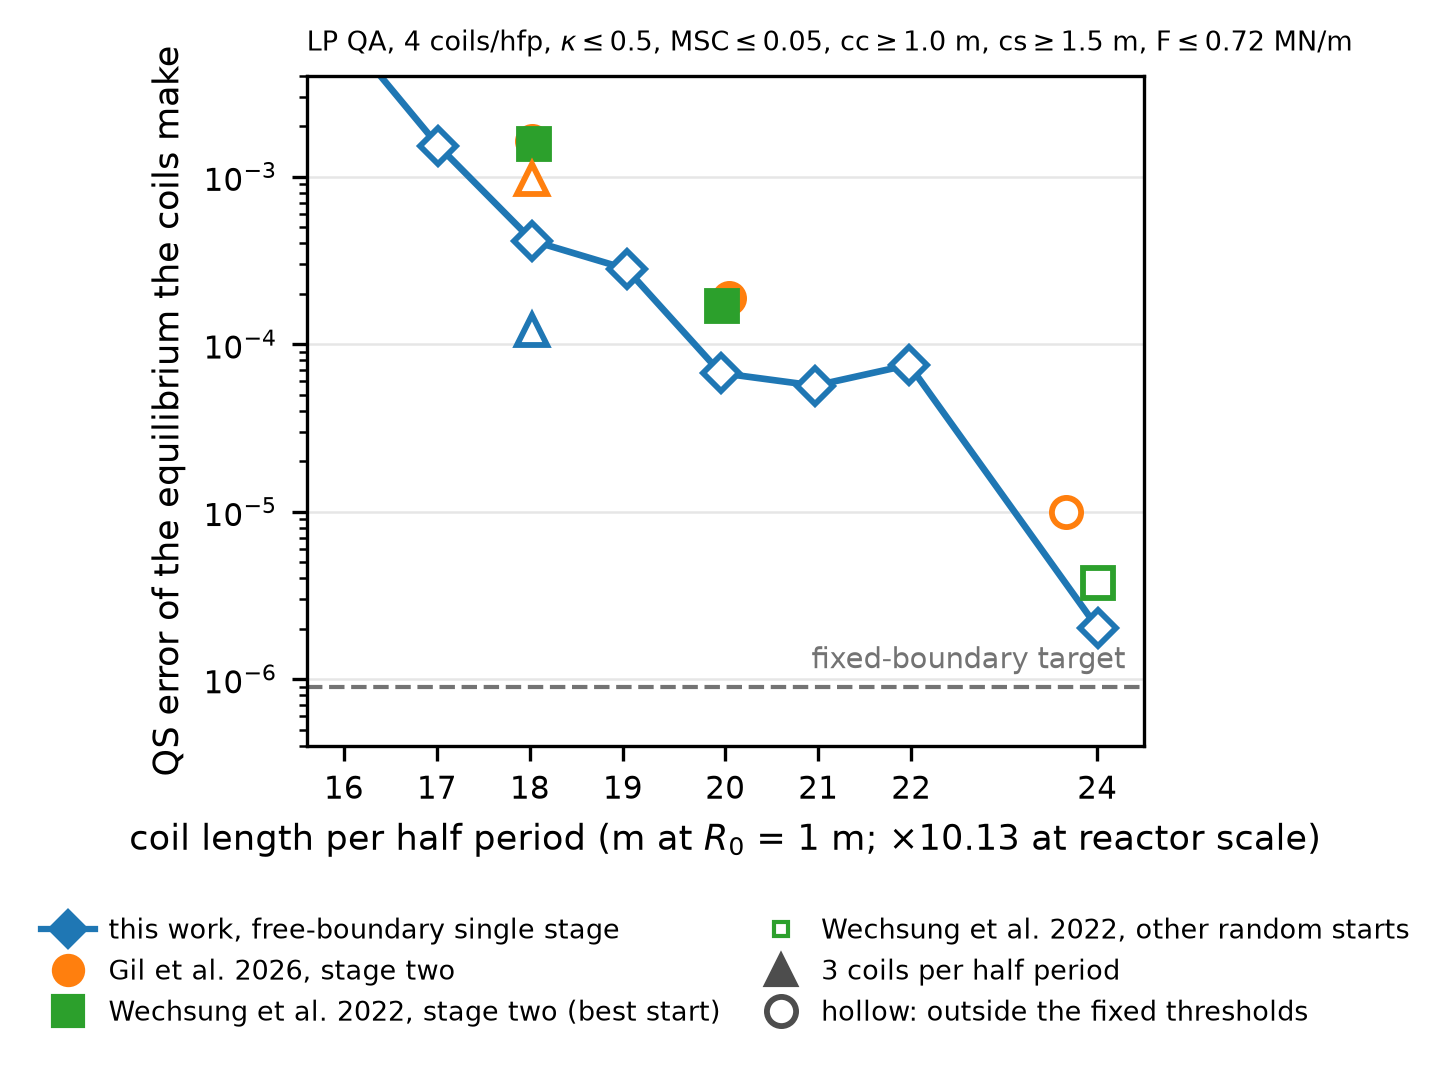

Source code (Python):
"""Pareto figure: QS error of the equilibrium the coils make vs the coil-length budget, everything else fixed.

    python analysis/fig_pareto.py analysis/fig_pareto.pdf [--eval 12x12]

Fixed for every point: LP QA target (nfp 2, A 6, vacuum) with the plasma pinned (R0, A, min iota), 4 coils per half
period of Fourier order 16 (3-coil sets drawn as triangles), curvature <= 0.5/m, MSC <= 0.05/m^2, coil-coil >= 1.0 m,
coil-surface >= 1.5 m, max force <= 0.72 MN/m per turn (Gil's convention), same free-boundary evaluator at one resolution.
Ours: runs/batch/pareto-L<L>* (latest continuation; the 12x12 evaluator row ours_pareto-L<L> when present, otherwise the
run's own value, listed on stdout).  Before the scan exists, the 18/20/24 m fair twins stand in (hollow markers).
Published: Gil 2026 (circles) and Wechsung 2022 (squares); a marker is hollow when that set violates one of the fixed
thresholds by more than 2% (listed on stdout).  Lengths are quoted at reactor scale (R0 = 10.1266 m) as in Gil's Table 2.
"""
import json
import re
import sys
from pathlib import Path

import matplotlib

matplotlib.use("Agg")
import matplotlib.pyplot as plt
from matplotlib.lines import Line2D

P = Path(__file__).resolve().parents[1]
out = sys.argv[1]
tag = sys.argv[sys.argv.index("--eval") + 1] if "--eval" in sys.argv else "12x12"
EV, EV8 = P / f"runs/lpqa_vacuum_eval_{tag}", P / "runs/lpqa_vacuum_eval"
SCALE = 10.1266
OURS, GIL, WECH, TGT = "C0", "C1", "C2", "0.45"
# fixed thresholds at reactor scale
THR = dict(max_kappa=0.5, max_msc=0.05, min_cc=1.0, min_cs=1.5, max_force_MN_per_m_per_turn=0.72)  # force: Gil's convention (a = 0.3 m, 200 turns)
notes = []


def published_qs(name):
    for d in (EV / name, EV8 / name):
        if (d / "row.json").exists():
            if d.parent == EV8:
                notes.append(f"{name}: 8x8 evaluator")
            return json.load(open(d / "row.json"))["qa_total"]


def published_feasible(name):
    f = P / "runs/published" / name / "gil_score_step0" / "gil_coil_metrics.json"
    if not f.exists():
        return True
    m = json.load(open(f))
    bad = [k for k, v in THR.items() if (m[k] > v * 1.02 if k.startswith("max") else m[k] < v * 0.98)]
    if bad:
        notes.append(f"{name} violates {bad}")
    return not bad


def latest_run(prefix):
    cands = sorted((p for p in (P / "runs/batch").glob(prefix + "*") if p.is_dir() and re.fullmatch(re.escape(prefix) + r"(-c\d+)?", p.name)),
                   key=lambda p: int(m.group(1)) if (m := re.search(r"-c(\d+)$", p.name)) else 0)
    return cands[-1] if cands else None


def ours(prefix):
    d = latest_run(prefix)
    if d is None:
        return None, None
    ev = EV / f"ours_{prefix}" / "row.json"
    if ev.exists():
        return json.load(open(ev))["qa_total"], "eval"
    m = d / "metrics.jsonl"
    if m.exists() and m.stat().st_size:
        rows = [json.loads(l) for l in m.read_text().splitlines() if l.strip()]
        notes.append(f"{d.name}: run value at step {rows[-1]['step']} (not yet rescored)")
        return rows[-1]["qa"], "run"
    return None, None


plt.rcParams.update({"font.size": 8, "axes.labelsize": 8.5, "legend.fontsize": 7, "xtick.labelsize": 7.5, "ytick.labelsize": 7.5,
                     "lines.linewidth": 1.5, "axes.linewidth": 0.8, "font.family": "sans-serif", "mathtext.fontset": "dejavusans"})
fig, ax = plt.subplots(figsize=(3.6, 2.9), dpi=300)
# published points
for name, L, color, marker in (("gil_L18", 182.2, GIL, "o"), ("gil_L20", 203.4, GIL, "o"), ("gil_L24", 239.6, GIL, "o"),
                               ("wechsung_L18", 182.4, WECH, "s"), ("wechsung_L20", 202.7, WECH, "s"), ("wechsung_L24", 243.1, WECH, "s"),
                               ("gil_3coil_L18", 182.2, GIL, "^")):
    q = published_qs(name)
    if q is None:
        continue
    ok = published_feasible(name)
    ax.plot(L, q, marker, color=color, ms=7, mfc=color if ok else "white", mew=1.4, zorder=3)
# Wechsung et al. 2022: all 8 random starts at each of 18/20/22/24 m (their archive), small hollow squares
cloud = json.load(open(P / "coils/wech_cloud_index.json")) if (P / "coils/wech_cloud_index.json").exists() else []
for c in cloud:
    f = EV / c["name"] / "row.json"
    if f.exists():
        ax.plot(c["total_length"] * SCALE, json.load(open(f))["qa_total"], "s", color=WECH, ms=3.5, mfc="none", mew=0.8, alpha=0.8, zorder=2)
# our front
xs, ys, kinds = [], [], []
for L in (16, 17, 18, 19, 20, 20.09, 21, 22, 23.66, 24):
    q, kind = ours(f"pareto-L{L:g}")
    if q is None and L in (18, 20, 24):  # stand-ins until the scan exists
        q, kind = ours({18: "vac-L18-fair", 20: "vac-L20-fair", 24: "vac-L24-wech-fair"}[L])
        kind = "standin" if q is not None else None
    if q is not None:
        xs.append(L * SCALE); ys.append(q); kinds.append(kind)
if xs:
    ax.plot(xs, ys, "-", color=OURS, lw=1.6, zorder=2)
    for x, y, k in zip(xs, ys, kinds):
        ax.plot(x, y, "D", color=OURS, ms=6, mfc=OURS if k == "eval" else "white", mew=1.4, zorder=4)
q3, k3 = ours("vac-3coil-fair2")  # 3-coil point with the force row, started from the published 3-coil set
if q3 is None:
    q3, k3 = ours("vac-3coil-fair")   # no force row: its coils exceed the force limit -> always hollow
    k3 = "standin" if q3 is not None else None
if q3 is not None:
    ax.plot(182.2, q3, "^", color=OURS, ms=7, mfc=OURS if k3 == "eval" else "white", mew=1.4, zorder=4)
t = json.load(open(EV / "target.json" if (EV / "target.json").exists() else EV8 / "target.json"))["qa_total"]
ax.axhline(t, color=TGT, ls="--", lw=1.0)
ax.text(246, t * 1.3, "fixed-boundary target", color=TGT, fontsize=7, ha="right")
ax.set_yscale("log"); ax.set_xlim(158, 248); ax.set_ylim(4e-7, 4e-3)
ax.set_xticks([162, 172, 182, 192, 203, 213, 223, 243])
ax.set_xticklabels(["16", "17", "18", "19", "20", "21", "22", "24"])
ax.set_xlabel("coil length per half period (m at $R_0$ = 1 m; ×10.13 at reactor scale)")
ax.set_ylabel("QS error of the equilibrium the coils make")
ax.grid(axis="y", color="0.9", lw=0.6); ax.set_axisbelow(True)
handles = [Line2D([], [], marker="D", color=OURS, ls="-", ms=6, label="this work, free-boundary single stage"),
           Line2D([], [], marker="o", color=GIL, ls="", ms=7, label="Gil et al. 2026, stage two"),
           Line2D([], [], marker="s", color=WECH, ls="", ms=7, label="Wechsung et al. 2022, stage two (best start)"),
           Line2D([], [], marker="s", color=WECH, ls="", ms=3.5, mfc="none", label="Wechsung et al. 2022, other random starts"),
           Line2D([], [], marker="^", color="0.3", ls="", ms=7, label="3 coils per half period"),
           Line2D([], [], marker="o", color="0.3", ls="", ms=7, mfc="white", mew=1.4, label="hollow: outside the fixed thresholds")]
ax.legend(handles=handles, loc="upper center", bbox_to_anchor=(0.5, -0.22), ncol=2, frameon=False, fontsize=6.5, columnspacing=1.2, handletextpad=0.5)
ax.set_title("LP QA, 4 coils/hfp, $\\kappa\\leq$0.5, MSC$\\leq$0.05, cc$\\geq$1.0 m, cs$\\geq$1.5 m, F$\\leq$0.72 MN/m", fontsize=6.5, loc="left")
fig.savefig(out, bbox_inches="tight"); fig.savefig(out.replace(".pdf", ".png"), bbox_inches="tight")
print("wrote", out); print("\n".join("  " + n for n in notes))
